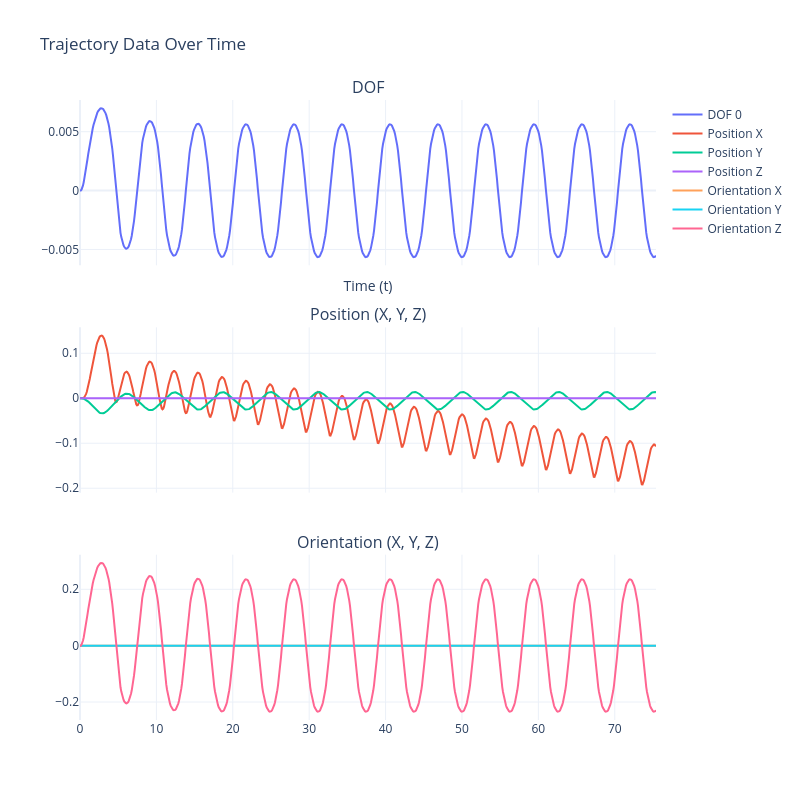

Notebook code for this chart:
### Markdown cell above
### Figure of trajectory

### Code cell
# Extract position, orientation and dofs
positions = jnp.array([t[0] for t in trajectory])
orientations = jnp.array([t[1] for t in trajectory])
dofs = jnp.array([t[2][0] for t in trajectory])

# Time vector
time = jnp.linspace(0, final_time, len(trajectory))

# Create a subplot figure with 3 rows and 1 column
fig = make_subplots(
    rows=3, cols=1,
    subplot_titles=("DOF", "Position (X, Y, Z)", "Orientation (X, Y, Z)"),
    shared_xaxes=True,  # Share the x-axis for all plots (time)
    vertical_spacing=0.1  # Adjust vertical spacing (reduce clutter)
)

# Plot DOFs in the first subplot
fig.add_trace(go.Scatter(x=time, y=dofs[:], mode='lines', name='DOF 0'), row=1, col=1)

# Plot position components (X, Y, Z) in the second subplot
fig.add_trace(go.Scatter(x=time, y=positions[:, 0], mode='lines', name='Position X'), row=2, col=1)
fig.add_trace(go.Scatter(x=time, y=positions[:, 1], mode='lines', name='Position Y'), row=2, col=1)
fig.add_trace(go.Scatter(x=time, y=positions[:, 2], mode='lines', name='Position Z'), row=2, col=1)

# Plot orientation components (X, Y, Z) in the third subplot
fig.add_trace(go.Scatter(x=time, y=orientations[:, 0], mode='lines', name='Orientation X'), row=3, col=1)
fig.add_trace(go.Scatter(x=time, y=orientations[:, 1], mode='lines', name='Orientation Y'), row=3, col=1)
fig.add_trace(go.Scatter(x=time, y=orientations[:, 2], mode='lines', name='Orientation Z'), row=3, col=1)

# Update layout for titles and labels
fig.update_layout(
    title="Trajectory Data Over Time",
    xaxis_title="Time (t)",
    # yaxis_title="Values (Position/Orientation Components)",
    template="plotly_white",  # Set the background to white
    showlegend=True,  # Show legend to distinguish between the traces
    height=800,  # Set figure height
    width=800,   # Set figure width
    plot_bgcolor='white',  # Set the plot background to white
    paper_bgcolor='white'  # Set the paper background to white
)

# Show the plot
fig.show()

### Figure 1 — Plotly figure (JSON) as saved in the notebook; plotly's stock layout.template omitted (floating-point values rounded to 4 significant figures; data arrays with more than 128 entries replaced by an {"elided": "..."} marker saying what was removed)
{"data": [{"mode": "lines", "name": "DOF 0", "type": "scatter", "x": {"elided": "769 float values"}, "xaxis": "x", "y": {"elided": "769 float values"}, "yaxis": "y"}, {"mode": "lines", "name": "Position X", "type": "scatter", "x": {"elided": "769 float values"}, "xaxis": "x2", "y": {"elided": "769 float values"}, "yaxis": "y2"}, {"mode": "lines", "name": "Position Y", "type": "scatter", "x": {"elided": "769 float values"}, "xaxis": "x2", "y": {"elided": "769 float values"}, "yaxis": "y2"}, {"mode": "lines", "name": "Position Z", "type": "scatter", "x": {"elided": "769 float values"}, "xaxis": "x2", "y": {"elided": "769 float values"}, "yaxis": "y2"}, {"mode": "lines", "name": "Orientation X", "type": "scatter", "x": {"elided": "769 float values"}, "xaxis": "x3", "y": {"elided": "769 float values"}, "yaxis": "y3"}, {"mode": "lines", "name": "Orientation Y", "type": "scatter", "x": {"elided": "769 float values"}, "xaxis": "x3", "y": {"elided": "769 float values"}, "yaxis": "y3"}, {"mode": "lines", "name": "Orientation Z", "type": "scatter", "x": {"elided": "769 float values"}, "xaxis": "x3", "y": {"elided": "769 float values"}, "yaxis": "y3"}], "layout": {"annotations": [{"font": {"size": 16}, "showarrow": false, "text": "DOF", "x": 0.5, "xanchor": "center", "xref": "paper", "y": 1, "yanchor": "bottom", "yref": "paper"}, {"font": {"size": 16}, "showarrow": false, "text": "Position (X, Y, Z)", "x": 0.5, "xanchor": "center", "xref": "paper", "y": 0.6333, "yanchor": "bottom", "yref": "paper"}, {"font": {"size": 16}, "showarrow": false, "text": "Orientation (X, Y, Z)", "x": 0.5, "xanchor": "center", "xref": "paper", "y": 0.2667, "yanchor": "bottom", "yref": "paper"}], "height": 800, "paper_bgcolor": "white", "plot_bgcolor": "white", "showlegend": true, "title": {"text": "Trajectory Data Over Time"}, "width": 800, "xaxis": {"anchor": "y", "domain": [0, 1], "matches": "x3", "showticklabels": false, "title": {"text": "Time (t)"}}, "xaxis2": {"anchor": "y2", "domain": [0, 1], "matches": "x3", "showticklabels": false}, "xaxis3": {"anchor": "y3", "domain": [0, 1]}, "yaxis": {"anchor": "x", "domain": [0.7333, 1]}, "yaxis2": {"anchor": "x2", "domain": [0.3667, 0.6333]}, "yaxis3": {"anchor": "x3", "domain": [0, 0.2667]}}}
